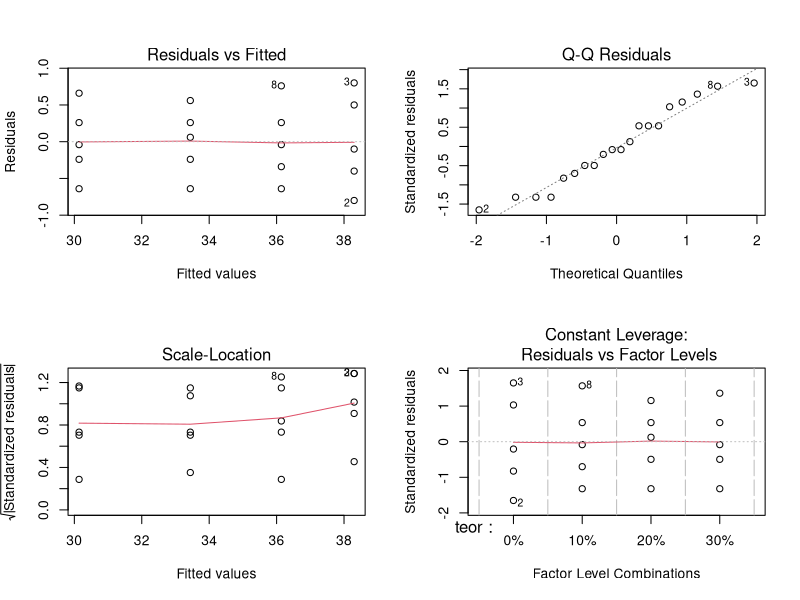
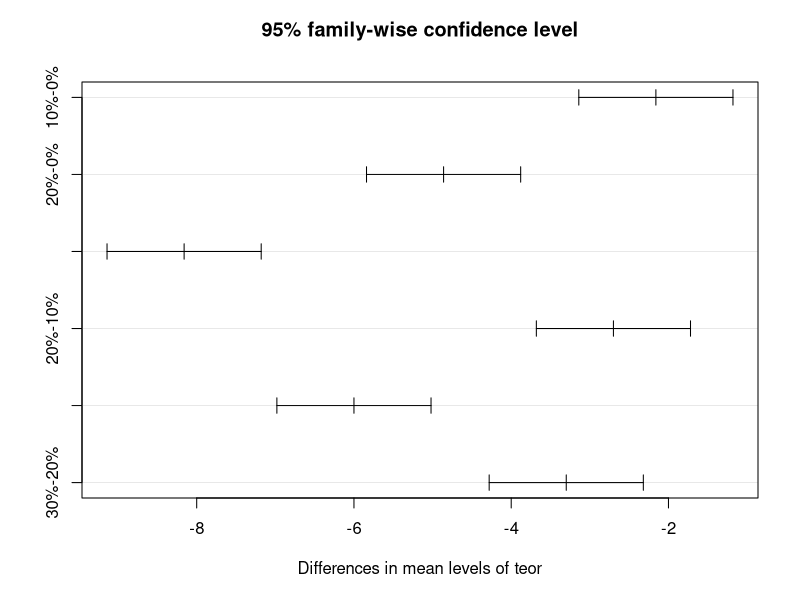
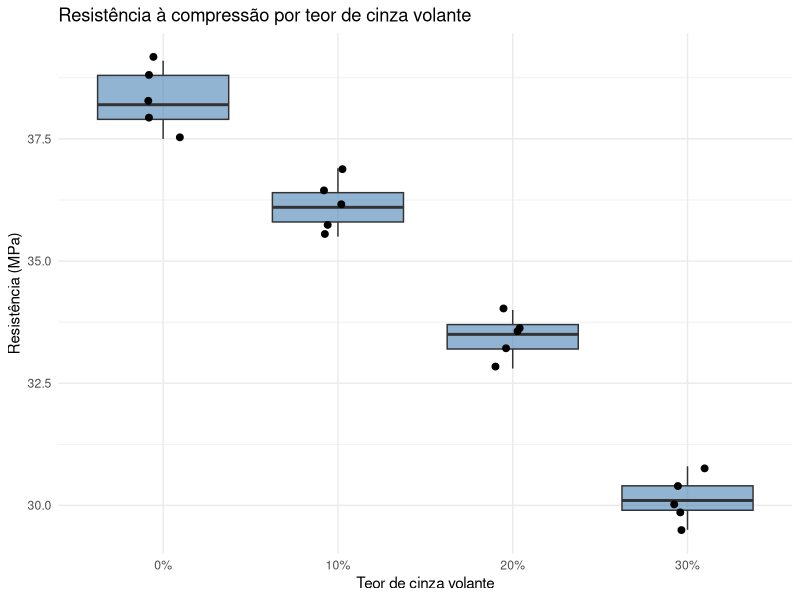

Source code (R) for these figures, in order:
## ---- chunk 1
# ============================================================
# EXPERIMENTO 1 - DIC
# Resistência à compressão x Teor de cinza volante
# ============================================================

dados_dic <- data.frame(
  teor = factor(rep(c("0%","10%","20%","30%"), each = 5),
                levels = c("0%","10%","20%","30%")),
  resist = c(38.2, 37.5, 39.1, 38.8, 37.9,   # 0%
             36.1, 35.8, 36.9, 36.4, 35.5,   # 10%
             33.2, 34.0, 33.7, 32.8, 33.5,   # 20%
             30.1, 29.5, 30.8, 29.9, 30.4)   # 30%
)

# --- Estatísticas descritivas ---
aggregate(resist ~ teor, data = dados_dic,
          FUN = function(x) c(media = mean(x), dp = sd(x), n = length(x)))

# --- Verificação de pressupostos ---
modelo_dic <- aov(resist ~ teor, data = dados_dic)

# Normalidade dos resíduos (Shapiro-Wilk)
shapiro.test(residuals(modelo_dic))

# Homocedasticidade (Levene - pacote car)
# install.packages("car")
library(car)
leveneTest(resist ~ teor, data = dados_dic)

# Independência (Durbin-Watson)
# install.packages("lmtest")
library(lmtest)
dwtest(modelo_dic)

# --- ANOVA ---
summary(modelo_dic)

# --- Diagnóstico gráfico ---
par(mfrow = c(2,2))
plot(modelo_dic)
par(mfrow = c(1,1))

# --- Comparações múltiplas (Tukey) ---
tukey_dic <- TukeyHSD(modelo_dic)
tukey_dic
plot(tukey_dic)

# --- Alternativa não paramétrica (se pressupostos falharem) ---
kruskal.test(resist ~ teor, data = dados_dic)

# --- Gráfico de médias com erro padrão ---
library(ggplot2)
ggplot(dados_dic, aes(x = teor, y = resist)) +
  geom_boxplot(fill = "steelblue", alpha = 0.6) +
  geom_point(position = position_jitter(width = 0.1), size = 2) +
  labs(title = "Resistência à compressão por teor de cinza volante",
       x = "Teor de cinza volante", y = "Resistência (MPa)") +
  theme_minimal()
